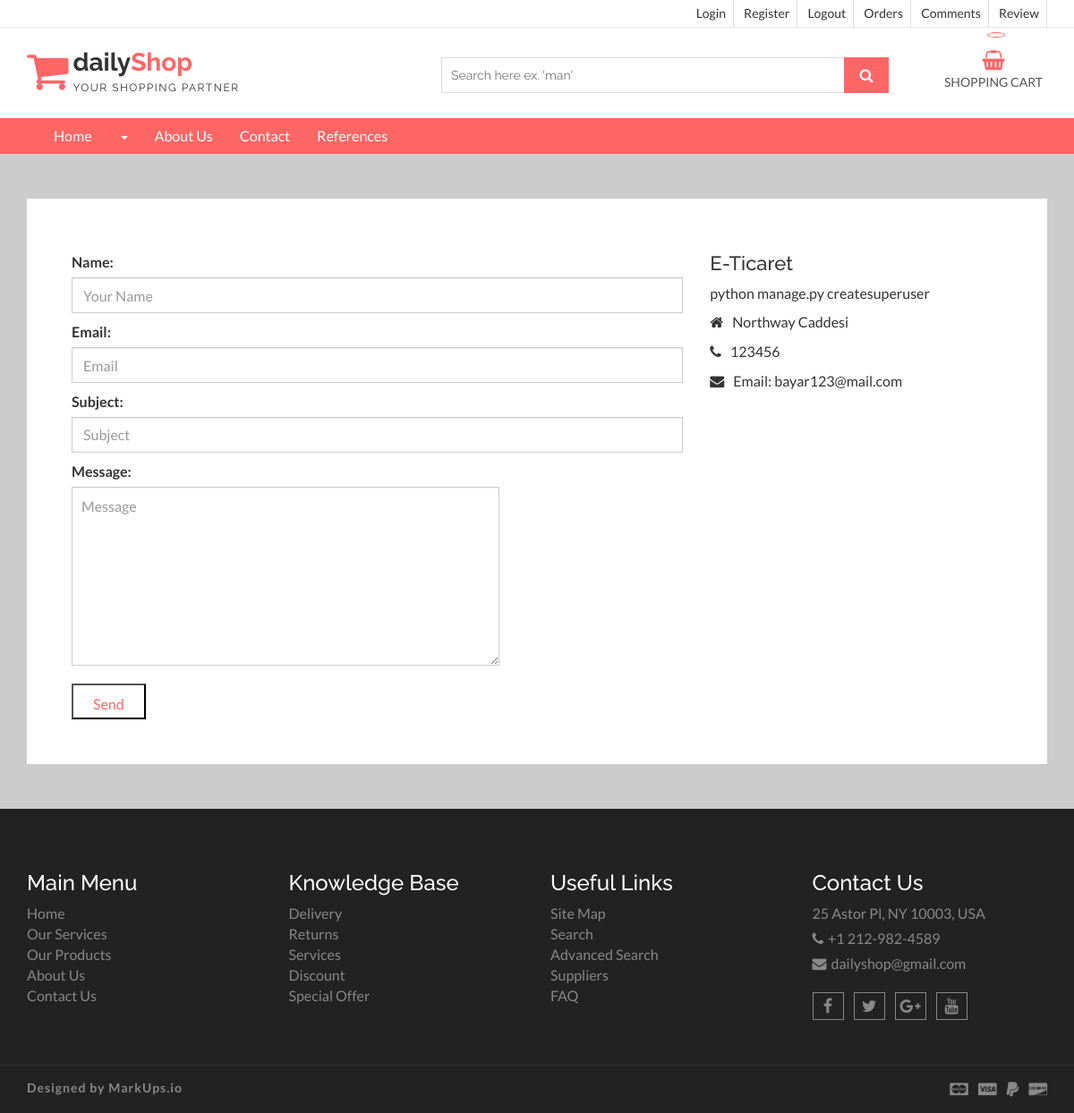
Page /contact/ on the committed database.
### home/models.py (models this page shows, shortened)
class Setting(models.Model):
    STATUS = (
        ('True', 'Evet'),
        ('False', 'Hayır'),
    )
    title = models.CharField(max_length=150)
    keywords = models.CharField(max_length=255)
    description = models.CharField(max_length=255)
    company = models.CharField(max_length=50)
    address = models.CharField(blank=True,max_length=150)
    phone = models.CharField(blank=True,max_length=15)
    fax = models.CharField(blank=True,max_length=15)
    email = models.CharField(blank=True,max_length=55)
    smtpserver = models.CharField(blank=True,max_length=30)
    smtpemail = models.CharField(blank=True,max_length=30)
    smtppassword = models.CharField(blank=True,max_length=30)
    smtpport = models.CharField(blank=True,max_length=30)
    icon = models.ImageField(blank=True,upload_to='images/')
    facebook = models.CharField(blank=True, max_length=30)
    instagram = models.CharField(blank=True, max_length=30)
    youtube = models.CharField(blank=True, max_length=30)
    twitter = models.CharField(blank=True, max_length=30)
    aboutus = RichTextUploadingField(blank=True)
    contact = RichTextUploadingField(blank=True)
    references = RichTextUploadingField(blank=True)
    status = models.CharField(max_length=10,choices=STATUS)
    create_at = models.DateTimeField(auto_now_add=True)
    update_at = models.DateTimeField(auto_now=True)

### home/views.py (the view, shortened to what this page needs)
# urls.py: path('contact/', views.contact, name='contact'),
def contact(request):
    setting = Setting.objects.get(pk=1)
    category = Category.objects.all()
    form = ContactForm()
    context = {'setting': setting,'form':form,'category':category}
    return render(request, 'contact.html', context)

### home/models.py
class ContactForm(ModelForm):
    class Meta:
        model = ContactFormMessage
        fields = ['name','email','subject','message']
        widgets = {
            'name' : TextInput(attrs={'class': 'form-control','placeholder':'Your Name'}),
            'subject' : TextInput(attrs={'class': 'form-control','placeholder':'Subject'}),
            'email' : TextInput(attrs={'class': 'form-control','placeholder':'Email'}),
            'message' : Textarea(attrs={'class': 'form-control','placeholder':'Message'})
        }

### home/templates/contact.html (shortened to what this page needs)
{% extends 'homebase.html' %}
{% block navbar %}
    {% include 'navbar.html' %}
{% endblock %}
{% block content %}
    <section id="aa-contact">
        <div class="container">
            <div class="row">
                <div class="col-md-12">
                    <div class="aa-contact-area">
                        <div class="aa-contact-address">
                            <div class="row">
                                <div class="col-md-8">
                                    <div class="aa-contact-address-left">
                                        <form class="comments-form contact-form" action="" method="post">
                                            {{ form.as_p }}
                                            <input type="submit" value="Send" class="aa-secondary-btn"></input>
                                        </form>
                                    </div>
                                </div>
                                <div class="col-md-4">
                                    <div class="aa-contact-address-right">
                                        <address>
                                            <h4>{{ setting.company }}</h4>
                                            <p>{{ setting.description }}</p>
                                            <p><span class="fa fa-home"></span>{{ setting.address }}</p>
                                            <p><span class="fa fa-phone"></span>{{ setting.phone }}</p>
                                            <p><span class="fa fa-envelope"></span>Email: {{ setting.email }}</p>
                                        </address>
                                    </div>
                                </div>
                            </div>
                        </div>
                    </div>
                </div>
            </div>
        </div>
    </section>
{% endblock %}

### home/static/css/theme-color/default-theme.css (style rules this page uses)
.aa-secondary-btn { color: #ff6666; }

### rows in the picture
Setting: company "E-Ticaret", description "python manage.py createsuperuser", address "Northway Caddesi", phone "123456", email "bayar123@mail.com"
